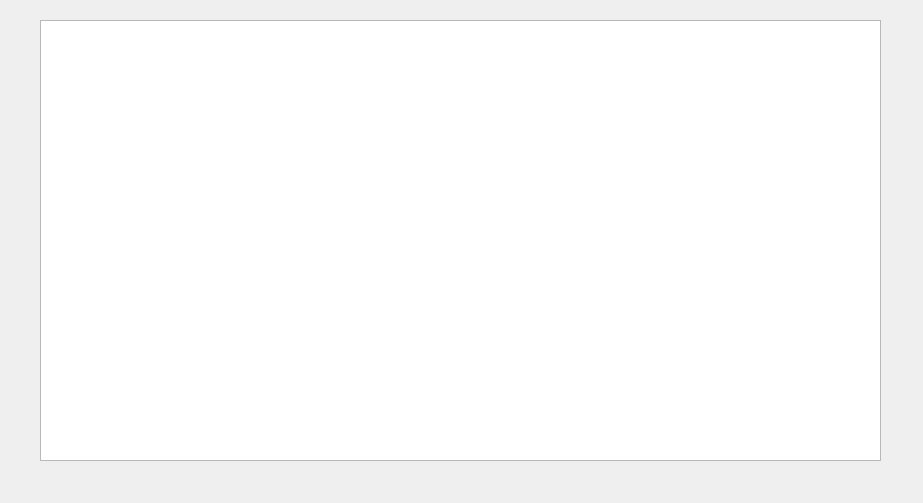
<?xml version="1.0" encoding="UTF-8"?>
<ui version="4.0">
 <class>FightsHistoryWindow</class>
 <widget class="QWidget" name="FightsHistoryWindow">
  <property name="geometry">
   <rect>
    <x>0</x>
    <y>0</y>
    <width>923</width>
    <height>503</height>
   </rect>
  </property>
  <property name="windowTitle">
   <string>Form</string>
  </property>
  <widget class="QTableWidget" name="tableWidget">
   <property name="geometry">
    <rect>
     <x>40</x>
     <y>20</y>
     <width>841</width>
     <height>441</height>
    </rect>
   </property>
  </widget>
 </widget>
 <resources/>
 <connections/>
</ui>
